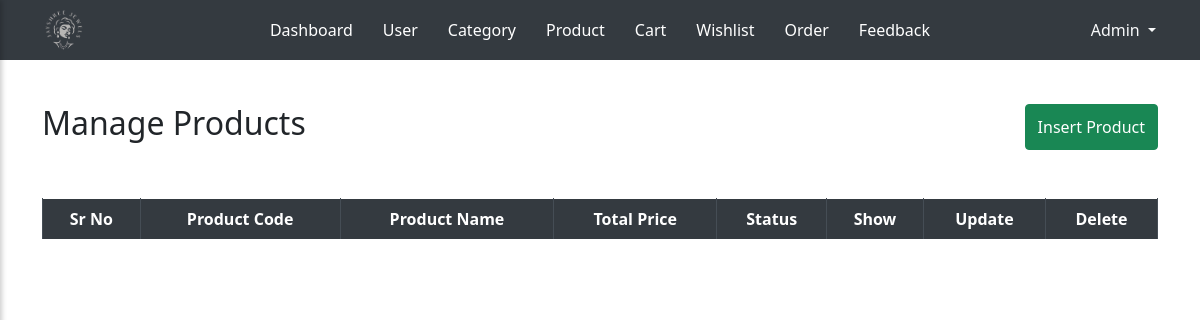
Before: /admin/product.php with the older database file.
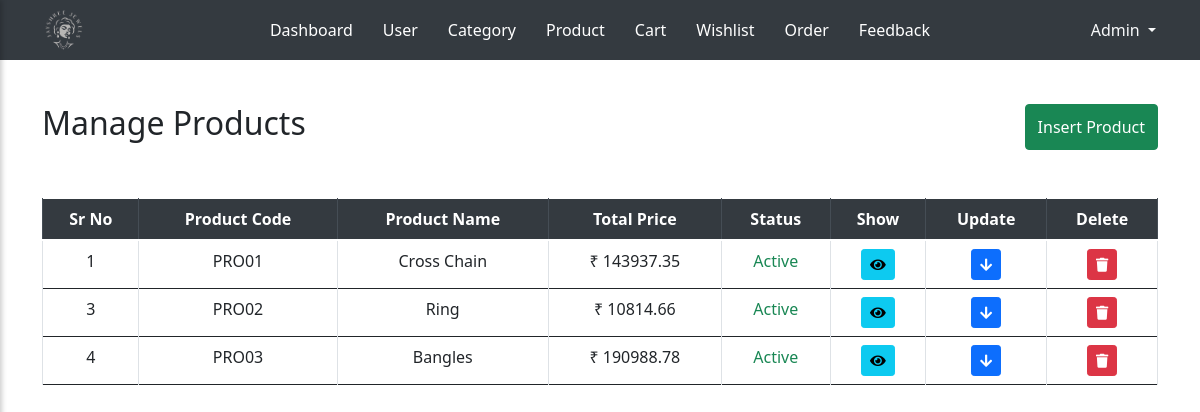
After: the same page with the newer database file.
### tables this page shows
CREATE TABLE `product_tbl` (
  `p_id` int(10) NOT NULL,
  `p_code` varchar(10) NOT NULL,
  `p_name` varchar(100) NOT NULL,
  `p_c_code` varchar(10) NOT NULL,
  `p_type` varchar(30) NOT NULL,
  `p_gross_weight` decimal(10,3) NOT NULL,
  `p_diamond_weight` decimal(5,3) NOT NULL,
  `p_diamond_pices` int(5) NOT NULL,
  `p_purity` varchar(50) NOT NULL,
  `p_gold_weight` decimal(5,2) NOT NULL,
  `p_gold_price` decimal(10,2) NOT NULL,
  `p_diamond_price` decimal(10,2) NOT NULL,
  `p_making_charge` decimal(10,2) NOT NULL,
  `p_overhead_charges` decimal(10,2) NOT NULL,
  `p_base_price` decimal(10,2) NOT NULL,
  `p_tax` decimal(10,2) NOT NULL,
  `p_total_price` decimal(10,2) NOT NULL,
  `p_diamond_color` varchar(30) NOT NULL,
  `p_stock` int(5) NOT NULL,
  `p_image` varchar(100) NOT NULL,
  `p_status` varchar(10) NOT NULL
);

### admin/product.php (the view, shortened to what this page needs)
<?php
include_once 'header.php';
include_once '../conn.php';
?>
<div class="container mt-5 pt-2">
    <div class="row mt-5 mb-4">
        <div class="col-12 col-md-6 d-flex justify-content-center justify-content-md-start mb-2 mb-md-0">
            <h2 class="text-center text-md-left">Manage Products</h2>
        </div>
        <div class="col-12 col-md-6 d-flex justify-content-center justify-content-md-end">
            <button id="toggleFormBtnI" class="btn btn-success">Insert Product</button>
        </div>
    </div>
    <div class="row mt-5">
        <div class="col-12">
            <div class="table-responsive">
                <?php
                $q = "select * from product_tbl";
                $result = mysqli_query($con, $q);
                ?>
                <table class="table table-bordered text-center align-middle">
                    <thead class="thead-dark">
                        <tr>
                            <th scope="col">Sr No</th>
                            <th scope="col">Product Code</th>
                            <th scope="col">Product Name</th>
                            <th scope="col">Total Price</th>
                            <th scope="col">Status</th>
                            <th scope="col">Show</th>
                            <th scope="col">Update</th>
                            <th scope="col">Delete</th>
                        </tr>
                    </thead>
                    <tbody>
                        <?php
                        while ($r = mysqli_fetch_assoc($result)) {
                            ?>
                            <tr>
                                <td><?php echo $r['p_id']; ?></td>
                                <td><?php echo $r['p_code']; ?></td>
                                <td><?php echo $r['p_name']; ?></td>
                                <td>₹ <?php echo $r['p_total_price']; ?></td>
                                <td><span class="status-text <?php echo ($r['p_status'] == 'Inactive') ? 'text-danger' : 'text-success'; ?>"><?php echo $r['p_status']; ?>
                                </td>
                                <td>
                                    <button class="btn btn-info btn-sm show-btn"
                                        data-target="#detailRow<?php echo $r['p_id']; ?>"><i
                                            class="fas fa-eye"></i></button>
                                </td>
                                <td><button class="btn btn-primary btn-sm update-btn"
                                        data-target-update="#updateRow<?php echo $r['p_id']; ?>"><i
                                            class="fas fa-arrow-down "></button></td>
                                <td>
                                    <form method="POST" action="">
                                        <button type="submit" name="delete" class="btn btn-danger btn-sm"
                                            onclick="return confirm('Are you sure you want to delete this record?');">
                                            <i class="fas fa-trash"></i>
                                        </button>
                                    </form>
                                </td>
                            </tr>
                            <?php
                        }
                        ?>
                    </tbody>
                </table>
            </div>
        </div>
    </div>
    </body>
    </html>

Changed rows visible on the page:
added product_tbl: p_id "1", p_code "PRO01", p_name "Cross Chain", p_total_price "143937.35", p_status "Active"
added product_tbl: p_id "3", p_code "PRO02", p_name "Ring", p_total_price "10814.66", p_status "Active"
added product_tbl: p_id "4", p_code "PRO03", p_name "Bangles", p_total_price "190988.78", p_status "Active"
